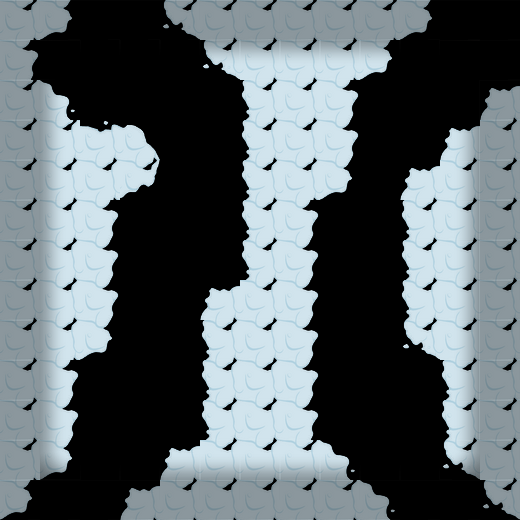

Tiled map render using the project's own tile images. Description and the map definition, with tile-layer contents summarised, below:
An orthogonal 13x13 tile map with 40x40 px tiles, 2 tile layers (块层 1, 块层 2).

<map version="1.0" orientation="orthogonal" width="13" height="13" tilewidth="40" tileheight="40">
 <tileset firstgid="1" name="bcmap_skin" tilewidth="40" tileheight="40">
  <image source="bcmap_skin.png" width="200" height="280" />
 </tileset>
 <layer name="块层 1" width="13" height="13">
  <data>[169 cells, 106 non-empty, 14 distinct tile ids]</data>
 </layer>
 <layer name="块层 2" width="13" height="13">
  <data>[169 cells, 88 non-empty, 9 distinct tile ids]</data>
 </layer>
</map>
